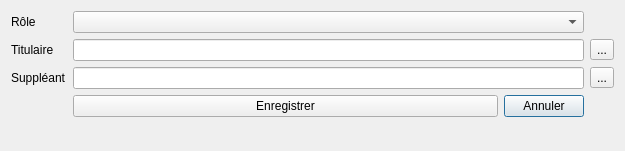
<?xml version="1.0" encoding="UTF-8"?>
<ui version="4.0">
 <class>Dialog</class>
 <widget class="QDialog" name="Dialog">
  <property name="geometry">
   <rect>
    <x>0</x>
    <y>0</y>
    <width>625</width>
    <height>151</height>
   </rect>
  </property>
  <property name="windowTitle">
   <string>Rôle CRL</string>
  </property>
  <layout class="QGridLayout" name="gridLayout_2">
   <item row="0" column="0">
    <layout class="QGridLayout" name="gridLayout">
     <item row="0" column="0">
      <widget class="QLabel" name="label">
       <property name="text">
        <string>Rôle</string>
       </property>
      </widget>
     </item>
     <item row="3" column="2">
      <widget class="QPushButton" name="pushButton_2">
       <property name="text">
        <string>Annuler</string>
       </property>
      </widget>
     </item>
     <item row="0" column="1" colspan="2">
      <widget class="QComboBox" name="comboBoxRoleCrl"/>
     </item>
     <item row="1" column="0">
      <widget class="QLabel" name="label_2">
       <property name="text">
        <string>Titulaire</string>
       </property>
      </widget>
     </item>
     <item row="3" column="1">
      <widget class="QPushButton" name="pushButton">
       <property name="text">
        <string>Enregistrer</string>
       </property>
      </widget>
     </item>
     <item row="2" column="0">
      <widget class="QLabel" name="label_3">
       <property name="text">
        <string>Suppléant</string>
       </property>
      </widget>
     </item>
     <item row="2" column="1" colspan="2">
      <widget class="QLineEdit" name="lineEditSuppleant"/>
     </item>
     <item row="1" column="1" colspan="2">
      <widget class="QLineEdit" name="lineEditTitulaire"/>
     </item>
     <item row="2" column="3">
      <widget class="QToolButton" name="toolButtonajoutsuppleant">
       <property name="text">
        <string>...</string>
       </property>
       <property name="icon">
        <iconset resource="../icons.qrc">
         <normaloff>:/std/icone/plus.png</normaloff>:/std/icone/plus.png</iconset>
       </property>
      </widget>
     </item>
     <item row="1" column="3">
      <widget class="QToolButton" name="toolButtonajouttitulaire">
       <property name="text">
        <string>...</string>
       </property>
       <property name="icon">
        <iconset resource="../icons.qrc">
         <normaloff>:/std/icone/plus.png</normaloff>:/std/icone/plus.png</iconset>
       </property>
      </widget>
     </item>
     <item row="4" column="1">
      <spacer name="horizontalSpacer">
       <property name="orientation">
        <enum>Qt::Horizontal</enum>
       </property>
       <property name="sizeHint" stdset="0">
        <size>
         <width>40</width>
         <height>20</height>
        </size>
       </property>
      </spacer>
     </item>
    </layout>
   </item>
  </layout>
 </widget>
 <resources>
  <include location="../icons.qrc"/>
 </resources>
 <connections/>
</ui>
